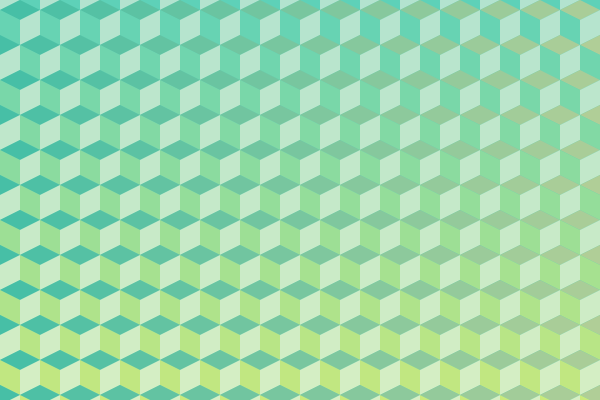
Frame 1 (no input)
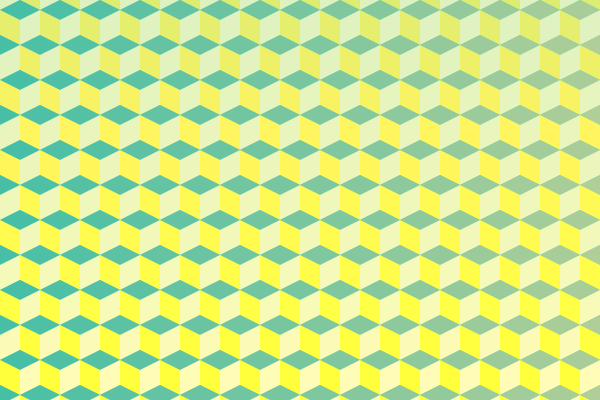
Frame 2 (the mouse pressed at the canvas centre, redrawn once)

The Processing sketch that drew these frames (run headless with seeded random() and noise(); the mouse was pressed at the canvas centre and the sketch redrawn once):

// Processing sketch: processing_66007
// ── processing_66007.pde

/*

Clone 1 
Inspired by : http://simpledesktops.com/browse/desktops/2012/jul/20/clone/
from "Simple Desktops"
 
Coded by @ramayac
*/

int stepw = 40;
int steph = 35;
color tope, izquierda, derecha;

void setup(){
  size(600, 400);
  noStroke();
  setColorH();
  setColorV();
  //background(255);
  //smooth();
}

void setColorH(){
  tope = color(71, 191, 166);
}

void setColorV(){
  izquierda = color(94, 209, 184);
  derecha = color(179, 227, 207);
}

void incColorHorizontal(){
  //if(c%4 != 0) return;
  float r = red(tope)+7.55;
  float g = green(tope)+1.65;
  float b = blue(tope)-0.25;  
  tope = color(r, g, b);
}

void incColorVertical(){
  float r = red(izquierda)+9.6;
  float g = green(izquierda)+2;
  float b = blue(izquierda)-5;
  izquierda = color(r, g, b);
  
  r = red(derecha)+3.9;
  g = green(derecha)+1;
  b = blue(derecha)-0.75;
  derecha = color(r, g, b);
}

//As you can see, the drawing is quite simple.
void draw(){
  background(color(94, 209, 184));

  for(int j = -35; j < height+steph; j=j+steph){ 
    
    setColorH();
    for(int i = -20; i < width+stepw; i=i+stepw){
      if(j%2 == 0){
        cuadro(i+20, j);
      } else {
        cuadro(i, j);
      }
      
      incColorHorizontal();
    }
    incColorVertical();
  }
  
  noLoop();
}

//Here we draw 3 quads to look like a cube.
void cuadro(int x, int y){
  pushMatrix();
  translate(x, y);
  
  fill(tope);
  quad(0, 10, 20, 0, 40, 10, 20, 20); //tope
  
  fill(izquierda);
  quad(0, 10, 20, 20, 20, 45, 0, 35); //izquierda
  
  fill(derecha);
  quad(20, 20, 40, 10, 40, 35, 20, 45); //derecha
  
  popMatrix();
}
